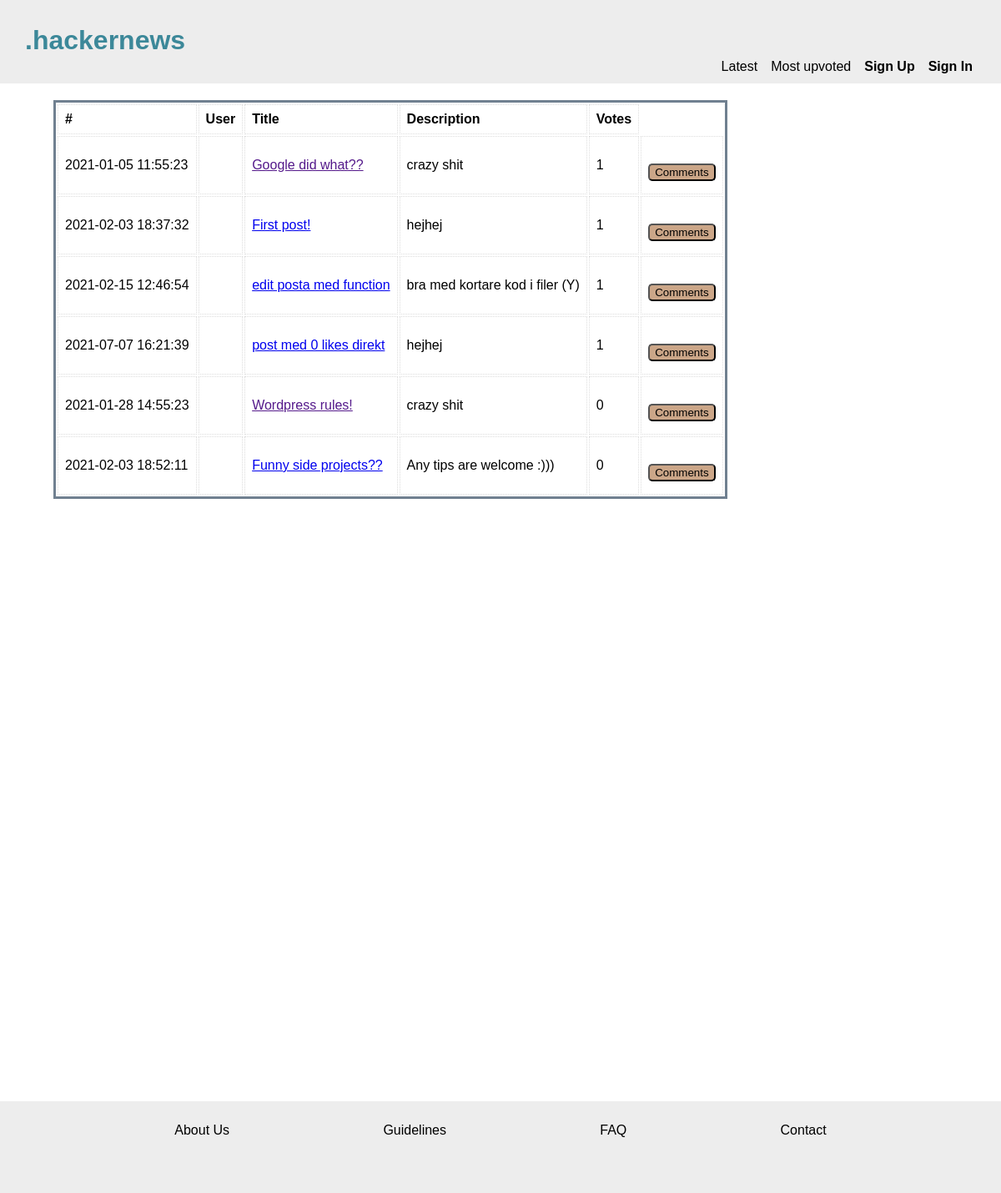
/index.php?order=latest, run on the app's committed database.
### tables this page shows
CREATE TABLE posts (
	id INTEGER PRIMARY KEY, 
	users_id INT NOT NULL, 
	author VARCHAR NOT NULL, 
	title VARCHAR, 
	description VARCHAR, 
	link VARCHAR, 
	upvotes INT, 
	published TIMESTAMP NOT NULL,  
	FOREIGN KEY (users_id) REFERENCES users( id), 
	FOREIGN KEY (author) REFERENCES users(username));

### app/functions.php (called while the page is built, shortened)
<?php
function getTopPosts(PDO $pdo)
{
    $statement = $pdo->prepare('SELECT * FROM posts ORDER BY upvotes DESC');
    $statement->execute();
    $posts = $statement->fetchAll(PDO::FETCH_ASSOC);
    return $posts;
}

### index.php (the view, shortened to what this page needs)
<?php
require __DIR__ . '/app/autoload.php';
require __DIR__ . '/views/header.php';
?>
<main class="boxXL">
    <table class="tablePosts">
        <?php if (isset($_GET['order'])) {
            $posts = getTopPosts($pdo);
        } else {
            $posts = getLatestPosts($pdo);
        } ?>
        <tbody class="tbodyPost">
            <tr>
                <th>#</th>
                <th>User</th>
                <th>Title</th>
                <th>Description</th>
                <th>Votes</th>
            </tr>
            <?php foreach ($posts as $post) : ?>
                <tr class="row-post">
                    <td><?= $post['published']; ?></td>
                    <td><?php if (isset($_SESSION['user'])) : ?>
                            <?php if ($post['author'] === $_SESSION['user']['username']) : ?>
                                <b><?= $post['author']; ?></b>
                                <form action="/editPost.php?post_id=<?= $post['id'] ?>" method="POST">
                                    <button type="submit" name="edit">Edit Post</button>
                                </form>
                            <?php else :
                                echo $post['author']; ?>
                            <?php endif; ?>
                        <?php endif; ?>
                    </td>
                    <td><a href="<?= $post['link']; ?>"> <?= $post['title']; ?></a></td>
                    <td><?= $post['description']; ?></td>
                    <td><?= $post['upvotes']; ?></td>
                    <td>
                        <form action="/singlePost.php" method="POST">
                            <button type="submit" name="show">Comments</button>
                        </form>
                </tr>
        </tbody>
    <?php endforeach; ?>
    </table>
</main>
<?php require __DIR__ . '/views/footer.php'; ?>

### assets/css/global.css (style rules this page uses)
* { box-sizing: border-box; margin: 0; font-family: Arial, Helvetica, sans-serif; }
body { height: 100%; width: 100%; }
:root { --header-footer-bg: rgb(237, 237, 237); --main-bg: rgb(237, 237, 237); --btn: rgb(203, 166, 136); --btn-dark: rgb(170, 139, 114); --title-heading: rgb(60, 136, 153); }

### assets/css/index.css (style rules this page uses)
.boxXL { margin: 2rem; min-height: 100vh; z-index: 1; max-width: 1000px; margin-top: 120px; }
.tablePosts { max-height: fit-content; min-width: 350px; border: slategray; border-style: solid; margin-left: 2rem; }
td, th { border: 1px dotted #dddddd; text-align: left; padding: 8px; }
.row-post { height: 70px; }

### assets/css/forms.css (style rules this page uses)
form { display: flex; flex-direction: column; line-height: 1.5rem; }
button { border-radius: 5px; max-width: 100px; background-color: var(--btn); margin-top: 1rem; }

### data on the page
posts: published "2021-01-05 11:55:23", title "Google did what??", description "crazy shit", upvotes "1"
posts: published "2021-02-03 18:37:32", title "First post!", description "hejhej", upvotes "1"
posts: published "2021-02-15 12:46:54", title "edit posta med function", description "bra med kortare kod i filer (Y)", upvotes "1"
posts: published "2021-07-07 16:21:39", title "post med 0 likes direkt", description "hejhej", upvotes "1"
posts: published "2021-01-28 14:55:23", title "Wordpress rules!", description "crazy shit", upvotes "0"
posts: published "2021-02-03 18:52:11", title "Funny side projects??", description "Any tips are welcome :)))", upvotes "0"
